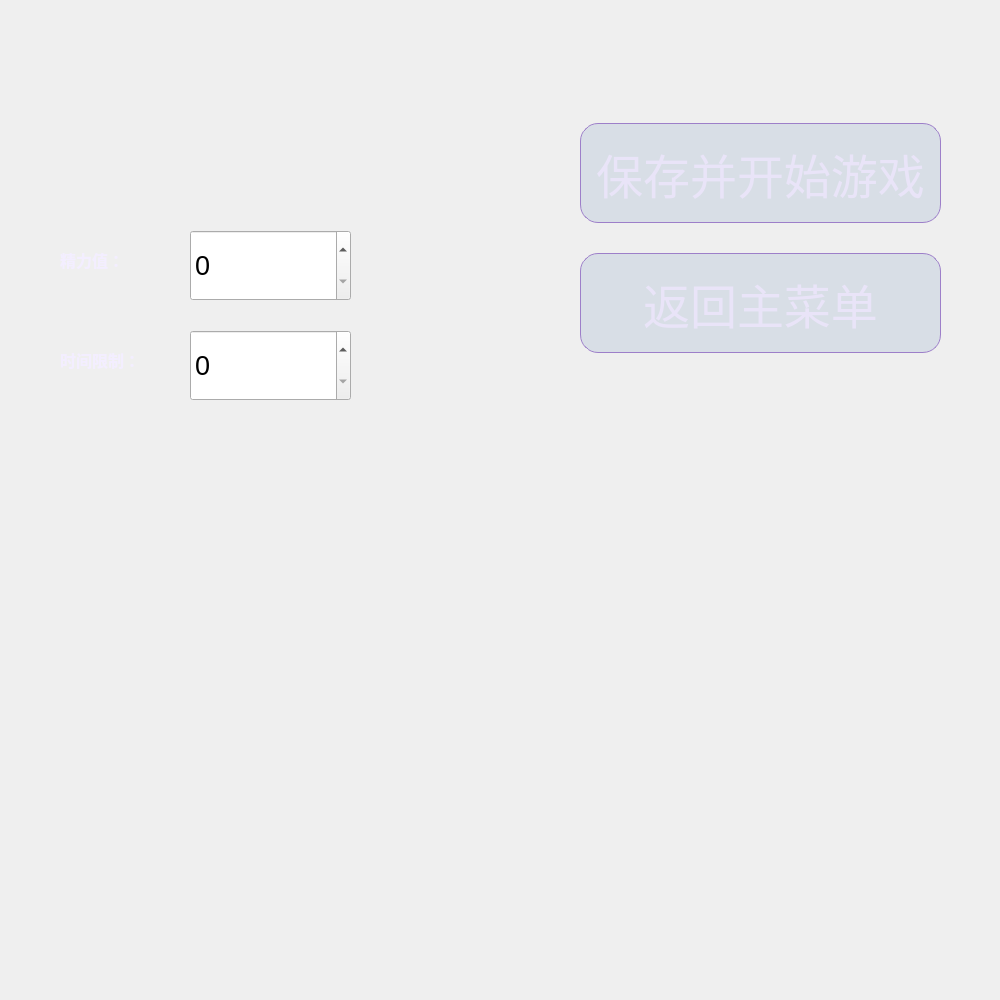
<?xml version="1.0" encoding="UTF-8"?>
<ui version="4.0">
 <class>setboard</class>
 <widget class="QDialog" name="setboard">
  <property name="geometry">
   <rect>
    <x>0</x>
    <y>0</y>
    <width>1000</width>
    <height>1000</height>
   </rect>
  </property>
  <property name="font">
   <font>
    <pointsize>20</pointsize>
   </font>
  </property>
  <property name="windowTitle">
   <string>Dialog</string>
  </property>
  <property name="styleSheet">
   <string notr="true">background-image: url(:/new/prefix2/bck.png);</string>
  </property>
  <widget class="QSpinBox" name="spinHp">
   <property name="geometry">
    <rect>
     <x>190</x>
     <y>230</y>
     <width>161</width>
     <height>71</height>
    </rect>
   </property>
  </widget>
  <widget class="QSpinBox" name="spinTime">
   <property name="geometry">
    <rect>
     <x>190</x>
     <y>330</y>
     <width>161</width>
     <height>71</height>
    </rect>
   </property>
  </widget>
  <widget class="QLabel" name="label">
   <property name="geometry">
    <rect>
     <x>60</x>
     <y>250</y>
     <width>101</width>
     <height>20</height>
    </rect>
   </property>
   <property name="font">
    <font>
     <pointsize>12</pointsize>
     <bold>true</bold>
    </font>
   </property>
   <property name="styleSheet">
    <string notr="true">QLabel{
    color:#f3eeff;
    font-weight:bold;
}</string>
   </property>
   <property name="text">
    <string>精力值：</string>
   </property>
  </widget>
  <widget class="QLabel" name="label_2">
   <property name="geometry">
    <rect>
     <x>60</x>
     <y>350</y>
     <width>91</width>
     <height>20</height>
    </rect>
   </property>
   <property name="font">
    <font>
     <pointsize>12</pointsize>
     <bold>true</bold>
    </font>
   </property>
   <property name="styleSheet">
    <string notr="true">QLabel{
    color:#f3eeff;
    font-weight:bold;
}</string>
   </property>
   <property name="text">
    <string>时间限制：</string>
   </property>
  </widget>
  <widget class="QPushButton" name="btnStart">
   <property name="geometry">
    <rect>
     <x>580</x>
     <y>123</y>
     <width>361</width>
     <height>100</height>
    </rect>
   </property>
   <property name="font">
    <font>
     <pointsize>35</pointsize>
    </font>
   </property>
   <property name="styleSheet">
    <string notr="true">QPushButton{
    min-width:155px;
    min-height:62px;
    border-radius:18px;
    border:1px solid #9d7fc9;
    background:rgba(90,130,180,40);
    color:#e9e4f8;

}
QPushButton:hover{
    background:rgba(110,155,205,60);
    box-shadow:0 0 20px #b998e8;
}
#btnRank{
    background:qlineargradient(x1:0,y1:0,x2:1,y2:0,
    stop:0 #5c7ec2,stop:0.3 #826ebb,stop:0.6 #a86fa9,stop:1 #b97e8e);
}</string>
   </property>
   <property name="text">
    <string>保存并开始游戏</string>
   </property>
  </widget>
  <widget class="QPushButton" name="btnReturn">
   <property name="geometry">
    <rect>
     <x>580</x>
     <y>253</y>
     <width>361</width>
     <height>100</height>
    </rect>
   </property>
   <property name="font">
    <font>
     <pointsize>35</pointsize>
    </font>
   </property>
   <property name="styleSheet">
    <string notr="true">QPushButton{
    min-width:155px;
    min-height:62px;
    border-radius:18px;
    border:1px solid #9d7fc9;
    background:rgba(90,130,180,40);
    color:#e9e4f8;
    
}
QPushButton:hover{
    background:rgba(110,155,205,60);
    box-shadow:0 0 20px #b998e8;
}
#btnRank{
    background:qlineargradient(x1:0,y1:0,x2:1,y2:0,
    stop:0 #5c7ec2,stop:0.3 #826ebb,stop:0.6 #a86fa9,stop:1 #b97e8e);
}</string>
   </property>
   <property name="text">
    <string>返回主菜单</string>
   </property>
  </widget>
 </widget>
 <resources/>
 <connections/>
</ui>
